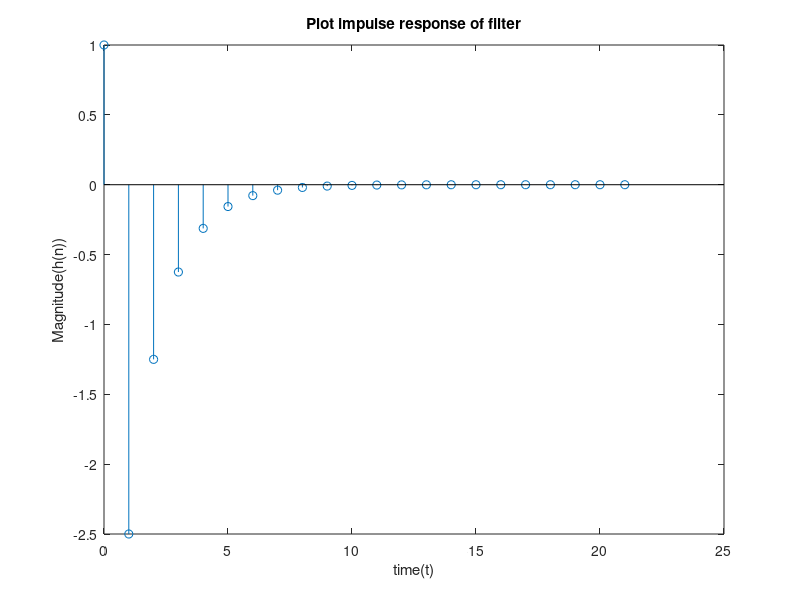

MATLAB code to generate this figure:
[h,t] = impz([1 -5 6],[1 -2.5 1]); 
stem(t,h); 
title("Plot impulse response of filter"); 
xlabel("time(t)"); 
ylabel("Magnitude(h(n))"); 

